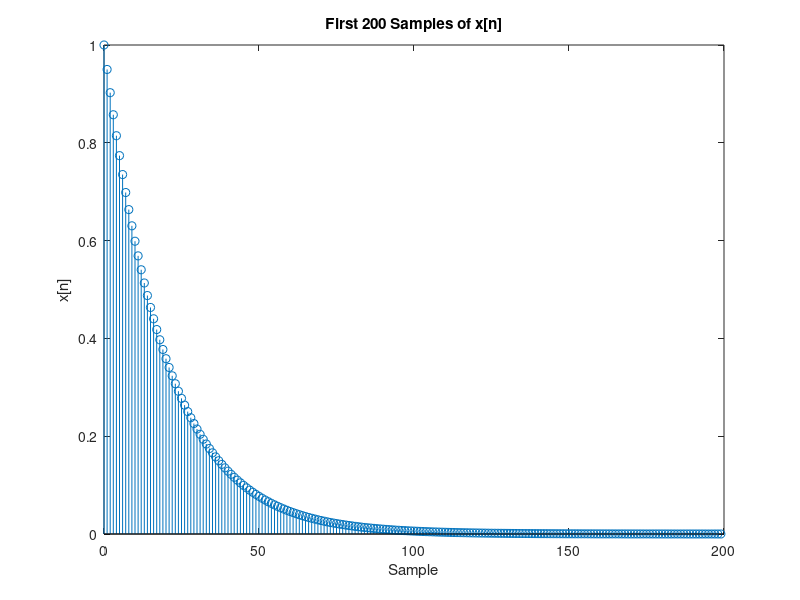

Recreate this plot in MATLAB.
close all
clear

%defining sampling frequency and constant for exponential signal 
fs = 1000;
Ts = 1/fs;
alpha = 0.95;

%defining samples and output sequence 
n = 0:1:199;
x = alpha.^(n);

%plotting
stem(n, x)
title('First 200 Samples of x[n]')
xlabel('Sample')
ylabel('x[n]')

%if we want 2 seconds, sampled at 1000 Hz, we need 2000 samples.

%so, if we have 200 samples and 1000 Hz, we 
